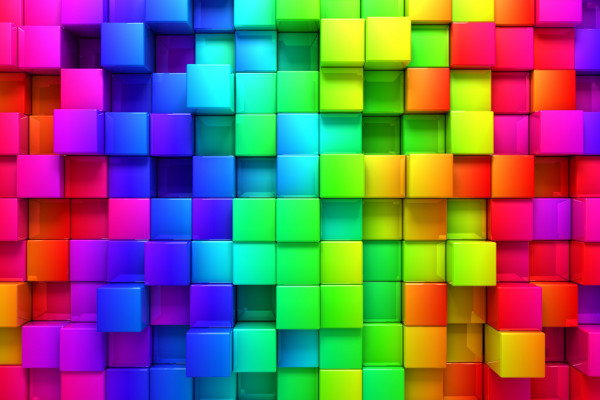
#> input picture Workshop 2 - OpenCV/images/blocks.jpg, 600 x 400 px
$ python adaptive_thresholding.py
#> lines starting #> are read from the running program, lines starting #| are printed output that depends on the picture; after the words box and inside, x2 and y2 are one past the last pixel; in counts of white or black regions, pixels touching at a corner belong together
import cv2

img = cv2.imread('images/blocks.jpg', 0)
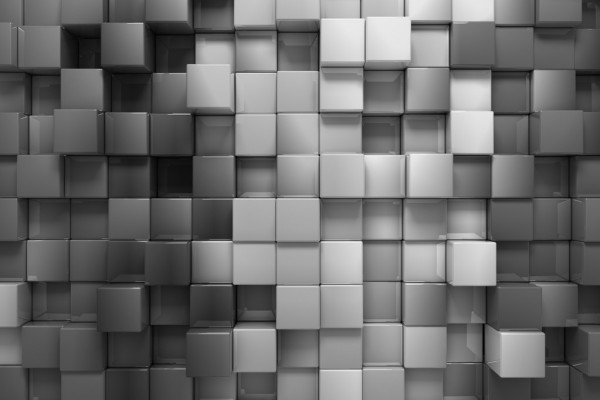
#> img: shape (400, 600); min 0, max 242, mean 108
cv2.imshow('image', img)

mean_thresh = cv2.adaptiveThreshold(img, 255, cv2.ADAPTIVE_THRESH_MEAN_C, cv2.THRESH_BINARY, 11, 2)
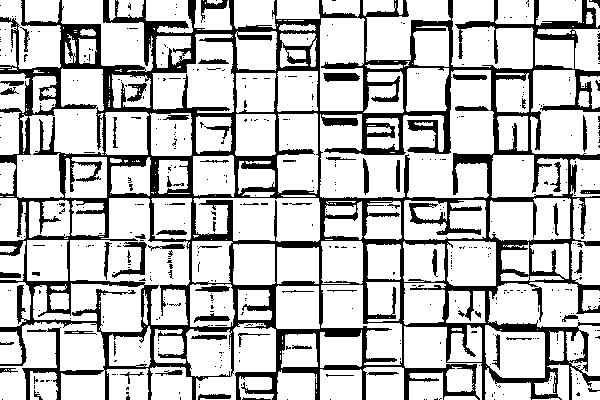
#> mean_thresh: shape (400, 600); 75.4% white; 473 black regions (406 under 20 px), largest, box (x1, y1, x2, y2) and area: (0, 0, 600, 400) 52288, (112, 242, 147, 278) 334, (323, 73, 360, 82) 276
gaussian_thresh = cv2.adaptiveThreshold(img, 255, cv2.ADAPTIVE_THRESH_GAUSSIAN_C, cv2.THRESH_BINARY, 11, 2)
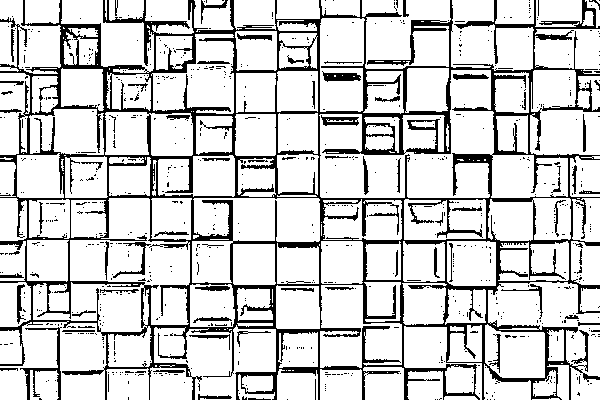
#> gaussian_thresh: shape (400, 600); 81.5% white; 765 black regions (696 under 20 px), largest, box (x1, y1, x2, y2) and area: (0, 0, 600, 400) 37117, (20, 327, 62, 400) 542, (322, 71, 361, 82) 277
cv2.imshow('mean_thresh', mean_thresh)
cv2.imshow('gaussian_thresh', gaussian_thresh)

cv2.waitKey(0)
cv2.destroyAllWindows()
